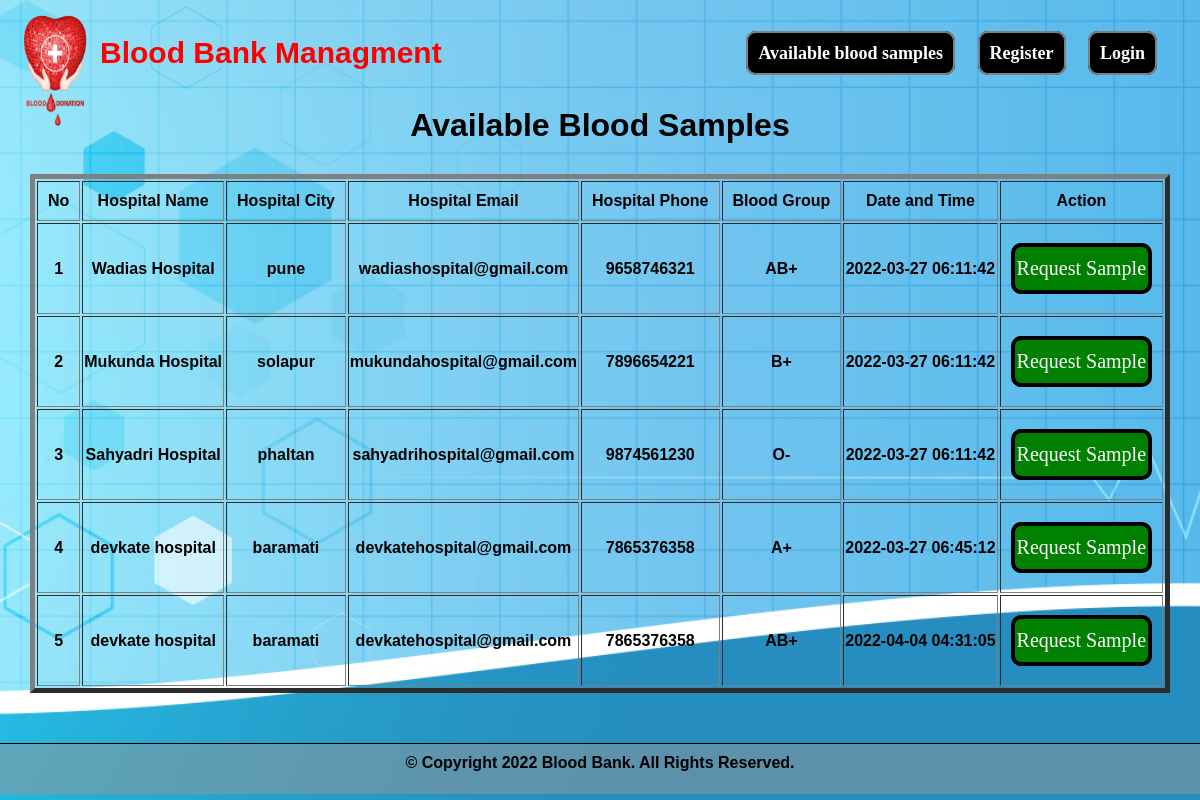
The app's page /abs.php with its own data.
### tables this page shows
CREATE TABLE `bloodinfo` (
  `bid` int(11) NOT NULL,
  `hid` int(11) NOT NULL,
  `bg` varchar(10) NOT NULL,
  `bdate` timestamp NOT NULL DEFAULT current_timestamp() ON UPDATE current_timestamp()
);

CREATE TABLE `hospitals` (
  `id` int(11) NOT NULL,
  `hname` varchar(100) NOT NULL,
  `hemail` varchar(100) NOT NULL,
  `hpassword` varchar(100) NOT NULL,
  `hphone` varchar(100) NOT NULL,
  `hcity` varchar(100) NOT NULL
);

### message.php (called while the page is built, shortened)
<?php $counter=0; if(isset($_GET['msg'])) { ?>
	<div class="" id="message">
		<button type="button" class="close" data-dismiss="alert" title="close">&times;</button><?php echo $_GET['msg'];?>
	</div>
<?php }?>

### abs.php (the view, shortened to what this page needs)
<?php
require 'file/connection.php';
if(isset($_GET['search'])){
    $searchKey = $_GET['search'];
    $sql = "select bloodinfo.*, hospitals.* from bloodinfo, hospitals where bloodinfo.hid=hospitals.id && bg LIKE '%$searchKey%'";
}else{
    $sql = "select bloodinfo.*, hospitals.* from bloodinfo, hospitals where bloodinfo.hid=hospitals.id";
}
$result = mysqli_query($conn, $sql);
?>
<!DOCTYPE html>
<html>
<body style="font-family:sans-serif; font-color:red;" >
    <?php require 'header.php'; ?>
    <div class="">
        <?php require 'message.php'; ?>
        <table align="center" class=""border=5>
         <h1 align="center" style="margin-bottom:30px;">Available Blood Samples</h1>
            <tr  >
                <th  style="padding:10px;">No</th>
                <th style="padding:10px;">Hospital Name</th>
                <th style="padding:10px;">Hospital City</th>
                <th style="padding:10px;">Hospital Email</th>
                <th style="padding:10px;">Hospital Phone</th>
                <th style="padding:10px;">Blood Group</th>
                <th style="padding:10px;">Date and Time</th>
                <th style="padding:10px;">Action</th>
            </tr>
        <?php while($row = mysqli_fetch_array($result)) { ?>
            <tr style="text-align:center">
                <td><?php echo ++$counter;?></td>
                <td><?php echo $row['hname'];?></td>
                <td><?php echo ($row['hcity']); ?></td>
                <td><?php echo ($row['hemail']); ?></td>
                <td><?php echo ($row['hphone']); ?></td>
                <td><?php echo ($row['bg']); ?></td>
                <td><?php echo ($row['bdate']); ?></td>
                <form action="file/request.php" method="post">
                <?php if (isset($_SESSION['hid'])) { ?>
                <td><a href="javascript:void(0);">Request Sample</a></td>
                <?php } else {(isset($_SESSION['rid']))  ?>
                <td><input type="submit" name="request" class="btn btn-success"style="background-color:green;border:4px solid black" value="Request Sample"></td>
                <?php } ?>
                </form>
            </tr>
        <?php } ?>
        </table>
    </div>
    <?php require 'footer.php' ?>
</body>

### header.php (shortened to what this page needs)
<!DOCTYPE html>
<html lang="en">
<head>
    <link rel="stylesheet" href="practice.css">
</head>
<body>
    <header class="header">
        <div class="left">
            <img src="image/bloodlogo.png" alt="" width="100%" height="140px">
        </div>
        <div class="center">
    <ul class="navbar">
        <li><a href="index.php" class="active" style="color:red; font-size:30px;">Blood Bank Managment</a></li>
    </ul>
        </div>
        <div class="right">
            <?php if (isset($_SESSION['hid'])) { ?>
            <ul class="navbar">
                <li class="">
                    <a class="btn" href="bloodinfo.php">Add blood info</a>
                </li>
                <li class="">
                    <a class="btn" href="bloodrequest.php"> Check Pending Request</a>
                </li>
                <li class="">
                    <a class="btn" href="abs.php">Available blood samples</a>
                </li>
                <li class="">
                    <a class="btn" href="logout.php">Logout</a>
                </li>
            </ul>
            <?php }  else { ?>
            <ul class="navbar">
                <li >
                    <a class="btn" href="abs.php">Available blood samples</a>
                </li>
                <li class="">
                    <a class="btn" href="register.php">Register</a>
                </li>
                <li class="">
                    <a class="btn" href="rlogin.php">Login</a>
                </li>
            </ul>
            <?php } ?>
            </div>
    </header>
</body>
</html>

### footer.php (shortened to what this page needs)
<head>
</head>
<footer class="pruthvi">
	© Copyright <span id="demo"></span> <span class="">Blood Bank. </span> All Rights Reserved.
</footer>

### practice.css (style rules this page uses)
body { color: black; font-weight: bold; margin: 0px; padding: 0px; background: url(image/background1.jpg) no-repeat center center fixed; -webkit-background-size: cover; -moz-background-size: cover; -o-background-size: cover; background-size: cover; }
.left { position: absolute; left: 0px; top: 0px; display: inline-block; }
.center { display:block; width: 70%; margin: 20px 50px; }
.right { position: absolute; right: 34px; top: 20px; display: inline-block; }
.navbar { display: inline-block; }
.navbar li { font-size: 25px; display: inline-block; }
.navbar li a { text-decoration: none; padding: 10px 10px; font-size: 18px; }
.left img { width: 110px; }
.btn { font-family: 'Baloo Bhai 2', cursive; margin: 18px 9px; background-color: black; color: white; padding: 10px 2px; border: 2px solid grey; border-radius: 10px; font-size: 20px; cursor: pointer; }

### footer.php (style rules this page uses)
.pruthvi { border-top: solid 1px; background: rgba(150, 150, 150, 0.5); width: 100%; height: 40px; padding-top: 10px; margin-top:50px; position: relative; bottom: 0; left: 0; text-align: center; }

### records on screen
bloodinfo: hid.hname "Wadias Hospital", hid.hcity "pune", hid.hemail "wadiashospital@gmail.com", hid.hphone "9658746321", bg "AB+", bdate "2022-03-27 06:11:42"
bloodinfo: hid.hname "Mukunda Hospital", hid.hcity "solapur", hid.hemail "mukundahospital@gmail.com", hid.hphone "7896654221", bg "B+", bdate "2022-03-27 06:11:42"
bloodinfo: hid.hname "Sahyadri Hospital", hid.hcity "phaltan", hid.hemail "sahyadrihospital@gmail.com", hid.hphone "9874561230", bg "O-", bdate "2022-03-27 06:11:42"
bloodinfo: hid.hname "devkate hospital", hid.hcity "baramati", hid.hemail "devkatehospital@gmail.com", hid.hphone "7865376358", bg "A+", bdate "2022-03-27 06:45:12"
bloodinfo: hid.hname "devkate hospital", hid.hcity "baramati", hid.hemail "devkatehospital@gmail.com", hid.hphone "7865376358", bg "AB+", bdate "2022-04-04 04:31:05"
